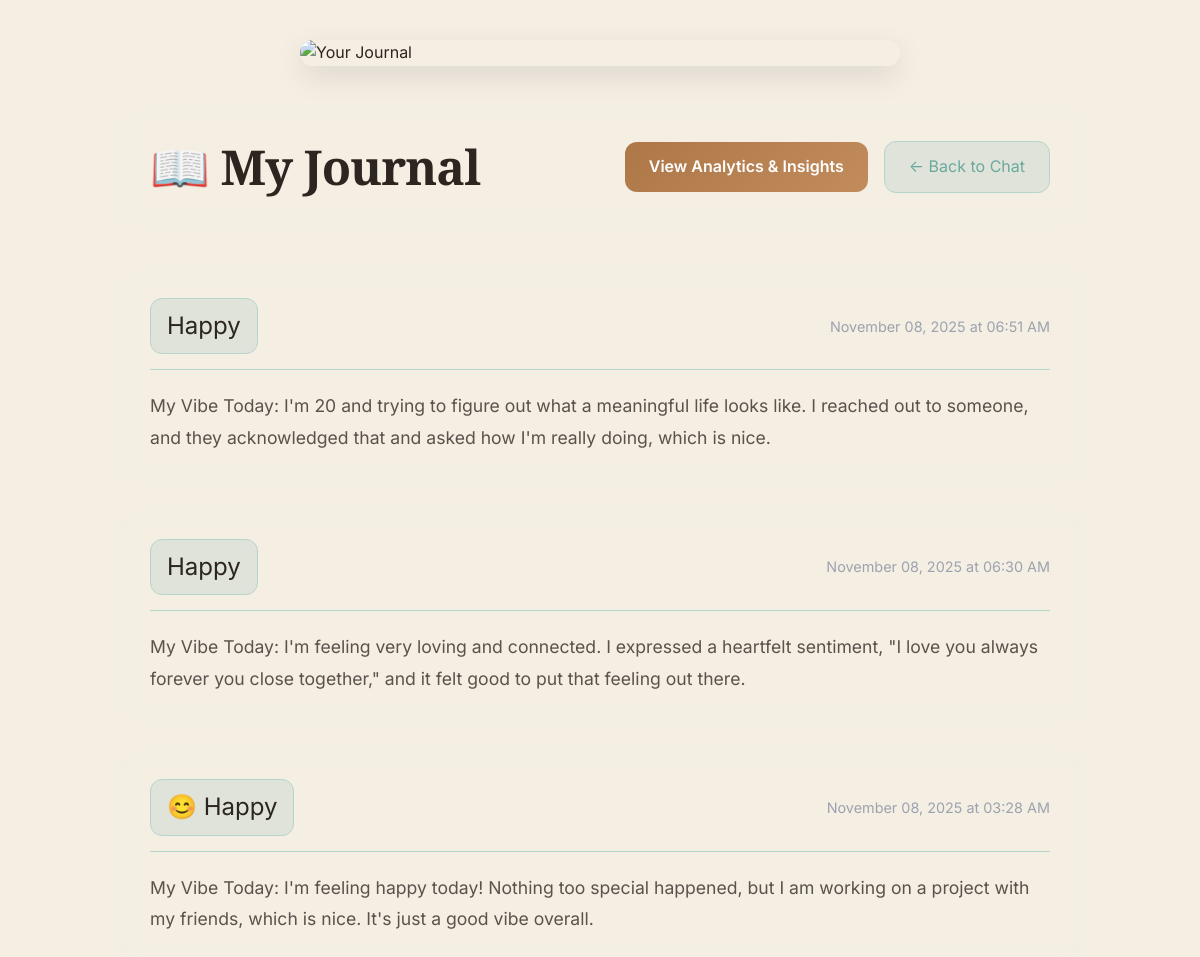
Page /journal (signed in) on the earlier database version.
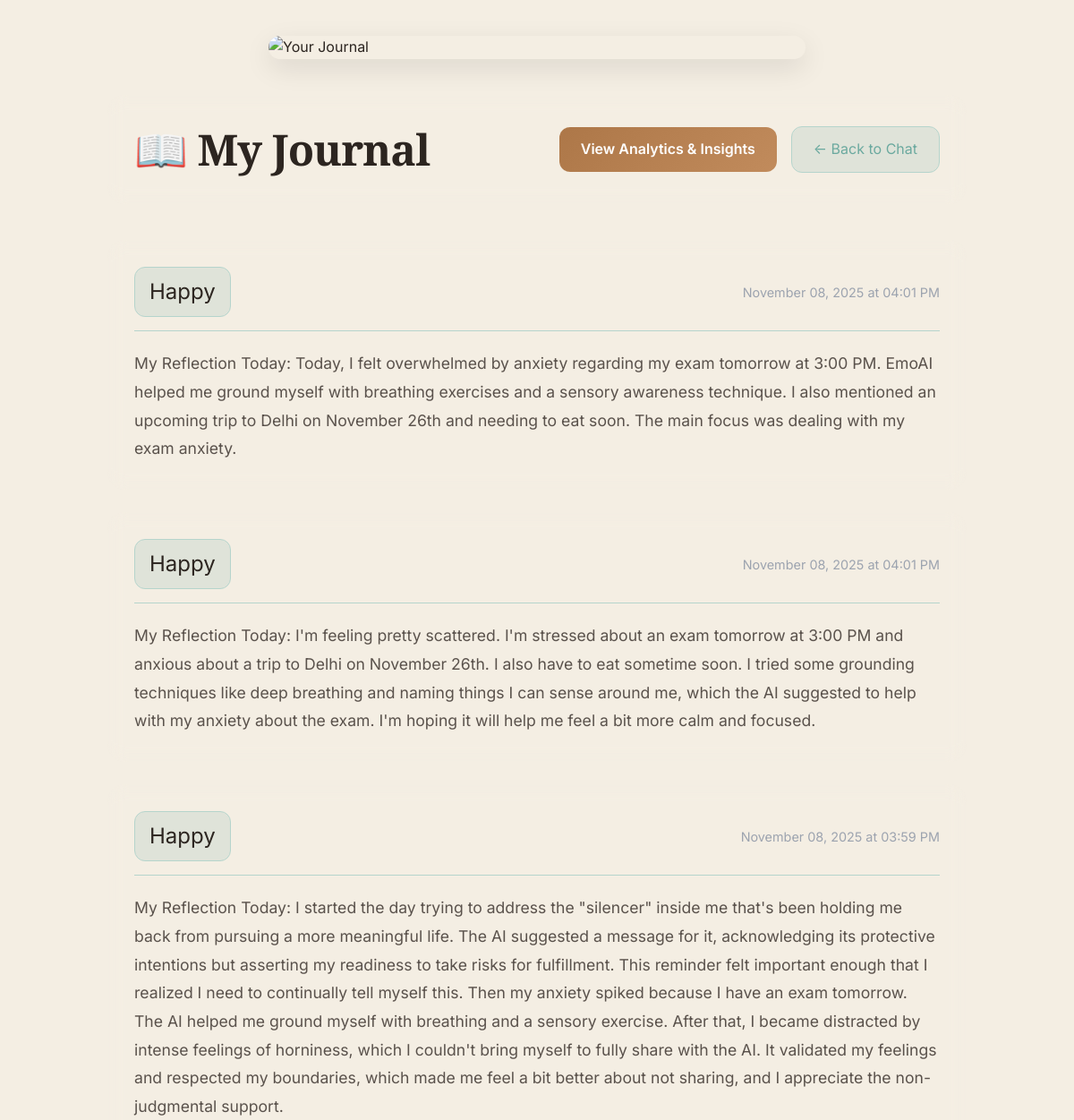
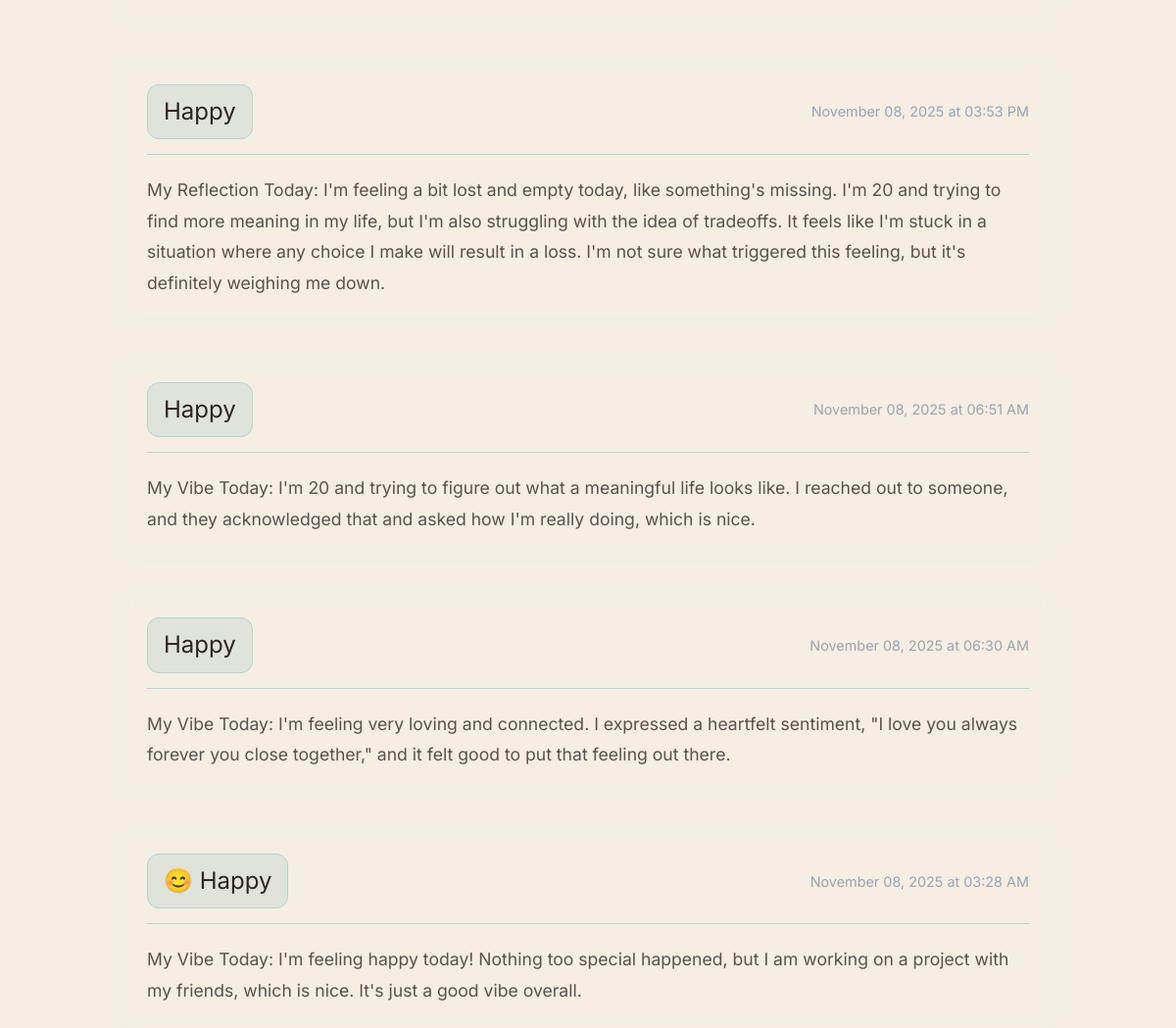
Same page on the later database version (2 pictures, top to bottom).
### models.py (models this page shows, shortened)
class Journal(db.Model):
    __tablename__ = 'journals'
    id = db.Column(db.Integer, primary_key=True)
    user_id = db.Column(db.Integer, db.ForeignKey('users.id'), nullable=False)
    mood = db.Column(db.String(50), nullable=False)
    summary = db.Column(db.Text, nullable=False)
    goal_progress = db.Column(db.Text, nullable=True)
    timestamp = db.Column(db.DateTime, default=datetime.utcnow)

### app.py (the view)
@app.route('/journal')
@login_required
def journal_view():
    journals = Journal.query.filter_by(user_id=current_user.id).order_by(Journal.timestamp.desc()).all()
    return render_template('journal.html', journals=journals)

### app.py (called while the page is built)
@login_manager.user_loader
def load_user(user_id):
    return User.query.get(int(user_id))

### templates/journal.html (shortened to what this page needs)
{% extends "base.html" %}
{% block content %}
<div class="journal-container">
    <div class="journal-hero">
        <img src="{{ url_for('static', filename='images/journal_hero.jpg') }}" alt="Your Journal" class="journal-hero-img">
    </div>
    <div class="journal-header glass">
        <h1 class="glow-text">📖 My Journal</h1>
        <div class="header-buttons">
            {% if journals %}
            <a href="{{ url_for('journal_analytics') }}" class="btn-analytics">View Analytics & Insights</a>
            {% endif %}
            <a href="{{ url_for('chatbot') }}" class="btn-back">← Back to Chat</a>
        </div>
    </div>
    <div class="journal-entries">
        {% if journals %}
            {% for journal in journals %}
            <div class="journal-card glass fade-in">
                <div class="journal-header-info">
                    <span class="mood-badge">{{ journal.mood }}</span>
                    <span class="journal-date">{{ journal.timestamp.strftime('%B %d, %Y at %I:%M %p') }}</span>
                </div>
                <div class="journal-content">
                    <p>{{ journal.summary }}</p>
                </div>
            </div>
            {% endfor %}
        {% else %}
            <div class="empty-state glass">
                <h2>No journal entries yet</h2>
                <p>Start chatting with EmoAI to create your first entry!</p>
                <a href="{{ url_for('chatbot') }}" class="btn-primary glow-btn">Start Chatting</a>
            </div>
        {% endif %}
    </div>
</div>
{% endblock %}

### templates/base.html (shortened to what this page needs)
<!DOCTYPE html>
<html lang="en">
<head>
    <link rel="stylesheet" href="{{ url_for('static', filename='css/main.css') }}">
</head>
<body>
    {% block content %}{% endblock %}
</body>
</html>

### static/css/main.css (style rules this page uses)
* { margin: 0; padding: 0; box-sizing: border-box; }
:root { --primary-color: #4A5454; --secondary-color: #6E7878; --accent-color: #6BA99F; --accent-light: #7DBFB3; --accent-peach: #E8B5A6; --accent-lavender: #C9B5E3; --accent-tan: #D4A89A; --bg-primary: #FDF8F3; --bg-secondary: #F4EEE3; --bg-accent: #EBE4D9; --bg-warm: #F9F3ED; --bg-sage-light: #E8F0ED; --bg-peach-light: #FDF6F3; --text-primary: #2C2520; --text-secondary: #5A524C; --text-muted: #8B7F74; --text-sage: #456A64; --border-color: #E5DACF; --border-sage: #B5D4CC; --shadow-sm: 0 2px 4px 0 rgba(74, 84, 84, 0.08), 0 1px 2px 0 rgba(74, 84, 84, 0.06); --shadow-md: 0 4px 8px -2px rgba(74, 84, 84, 0.12), 0 2px 4px -1px rgba(74, 84, 84, 0.08); --shadow-lg: 0 10px 20px -5px rgba(74, 84, 84, 0.14), 0 4px 8px -2px rgba(74, 84, 84, 0.1); --shadow-xl: 0 20px 30px -8px rgba(74, 84, 84, 0.16), 0 10px 15px -5px rgba(74, 84, 84, 0.12); --shadow-warm: 0 8px 24px rgba(232, 181, 166, 0.15); }
body { font-family: 'Inter', -apple-system, BlinkMacSystemFont, 'Segoe UI', sans-serif; background: var(--bg-secondary); color: var(--text-primary); min-height: 100vh; line-height: 1.6; -webkit-font-smoothing: antialiased; -moz-osx-font-smoothing: grayscale; }
h1, h2, h3, h4, h5, h6 { font-family: 'Playfair Display', serif; font-weight: 600; line-height: 1.3; color: var(--text-primary); letter-spacing: -0.02em; }
h1 { font-size: 3rem; font-weight: 700; }
html { scroll-behavior: smooth; }

### templates/journal.html (style rules this page uses)
.journal-container { min-height: 100vh; padding: 40px 20px; max-width: 1000px; margin: 0 auto; }
.journal-hero { width: 100%; max-width: 600px; margin: 0 auto 40px; border-radius: 20px; overflow: hidden; box-shadow: 0 10px 30px rgba(0, 0, 0, 0.1); }
.journal-hero-img { width: 100%; height: auto; display: block; object-fit: cover; }
.journal-header { display: flex; justify-content: space-between; align-items: center; padding: 30px; border-radius: 20px; margin-bottom: 40px; backdrop-filter: blur(10px); }
.header-buttons { display: flex; gap: 1rem; align-items: center; }
.btn-analytics { background: linear-gradient(135deg, rgb(173, 119, 72), rgb(193, 139, 92)); padding: 12px 24px; border-radius: 12px; color: white; text-decoration: none; transition: all 0.3s; font-weight: 600; }
.btn-back { background: rgba(107, 169, 159, 0.15); padding: 12px 24px; border-radius: 12px; color: var(--accent-color); text-decoration: none; transition: all 0.3s; border: 1px solid var(--border-sage); }
.journal-entries { display: flex; flex-direction: column; gap: 25px; }
.journal-card { padding: 30px; border-radius: 20px; backdrop-filter: blur(10px); animation: slideUp 0.5s ease-out; }
.journal-header-info { display: flex; justify-content: space-between; align-items: center; margin-bottom: 20px; padding-bottom: 15px; border-bottom: 1px solid var(--border-sage); }
.mood-badge { font-size: 1.5rem; padding: 8px 16px; background: rgba(107, 169, 159, 0.15); border-radius: 12px; border: 1px solid var(--border-sage); }
.journal-date { color: #9ca3af; font-size: 0.9rem; }
.journal-content p { color: var(--text-secondary); line-height: 1.8; font-size: 1.1rem; }

Differences in the rows shown:
added Journal: mood "Happy", timestamp "November 08, 2025 at 04:01 PM", summary "My Reflection Today: Today, I felt overwhelmed by anxiety regarding my exam tomorrow at 3:00 PM. EmoAI helped me ground myself with breathing exercises and a sensory awareness technique. I also mentioned an upcoming trip to Delhi on November 26th and needing to eat soon. The main focus was dealing with my exam anxiety."
added Journal: mood "Happy", timestamp "November 08, 2025 at 04:01 PM", summary "My Reflection Today: I'm feeling pretty scattered. I'm stressed about an exam tomorrow at 3:00 PM and anxious about a trip to Delhi on November 26th. I also have to eat sometime soon. I tried some grounding techniques like deep breathing and naming things I can sense around me, which the AI suggested to help with my anxiety about the exam. I'm hoping it will help me feel a bit more calm and focused."
added Journal: mood "Happy", timestamp "November 08, 2025 at 03:59 PM", summary "My Reflection Today: I started the day trying to address the \"silencer\" inside me that's been holding me back from pursuing a more meaningful life. The AI suggested a message for it, acknowledging its protective intentions but asserting my readiness to take risks for fulfillment. This reminder felt important enough that I realized I need to continually tell myself this. Then my anxiety spiked because I have an exam tomorrow. The AI helped me ground myself with breathing and a sensory exercise. After that, I became distracted by intense feelings of horniness, which I couldn't bring myself to fully share with the AI. It validated my feelings and respected my boundaries, which made me feel a…"
added Journal: mood "Happy", timestamp "November 08, 2025 at 03:53 PM", summary "My Reflection Today: I'm feeling a bit lost and empty today, like something's missing. I'm 20 and trying to find more meaning in my life, but I'm also struggling with the idea of tradeoffs. It feels like I'm stuck in a situation where any choice I make will result in a loss. I'm not sure what triggered this feeling, but it's definitely weighing me down."
